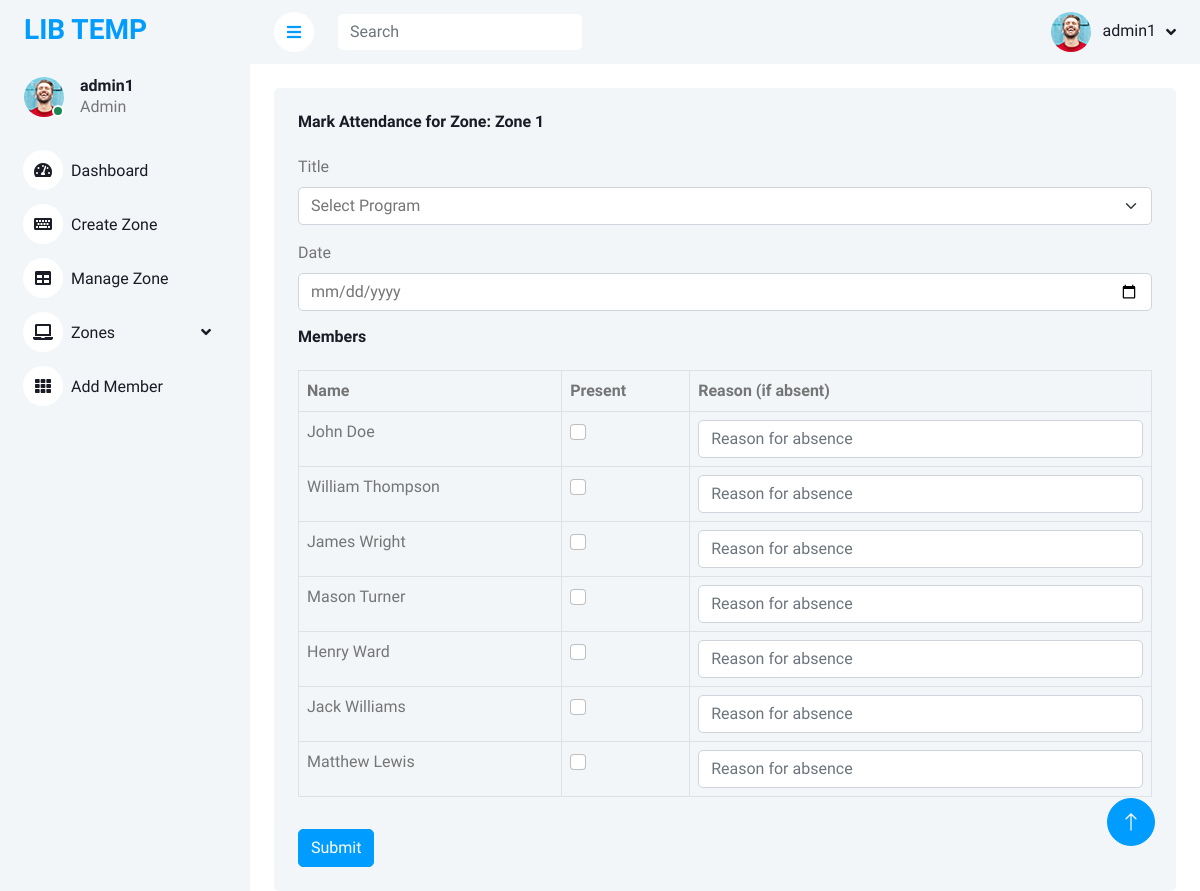
The page /mark_attendance.php?zone_id=5 (signed in) on the database its author committed.
### tables this page shows
CREATE TABLE `zone` (
  `id` int(11) NOT NULL,
  `name` varchar(255) NOT NULL,
  `location` varchar(255) NOT NULL,
  `admi_id` int(11) NOT NULL
);

CREATE TABLE `members` (
  `id` int(11) NOT NULL,
  `name` varchar(255) NOT NULL,
  `gender` varchar(255) NOT NULL,
  `zone_id` int(11) NOT NULL,
  `residence` varchar(255) NOT NULL,
  `DoB` date NOT NULL,
  `marital_status` varchar(255) NOT NULL,
  `ocupation` varchar(255) NOT NULL,
  `telephone` varchar(255) NOT NULL
);

### mark_attendance.php (the view, shortened to what this page needs)
<?php
require_once "./database/db_connection.php";
$zone_id = isset($_GET['zone_id']) ? intval($_GET['zone_id']) : 0;
$zone_query = "SELECT name FROM zone WHERE id = ?";
$zone_stmt = $conn->prepare($zone_query);
$zone_stmt->bind_param("i", $zone_id);
$zone_stmt->execute();
$zone_result = $zone_stmt->get_result();
$zone_name = $zone_result->num_rows > 0 ? $zone_result->fetch_assoc()['name'] : '';
$members = [];
if ($zone_id > 0) {
    $query = "SELECT * FROM members WHERE zone_id = ?";
    $stmt = $conn->prepare($query);
    $stmt->bind_param("i", $zone_id);
    $stmt->execute();
    $result = $stmt->get_result();
    while ($row = $result->fetch_assoc()) {
        $members[] = $row;
    }
}
?>
<?php require_once "component/header.php"; ?>
<body>
    <div class="container-xxl position-relative bg-white d-flex p-0">
        <?php require_once "component/sidebar.php"; ?>
        <div class="content">
            <?php require_once "component/navbar.php"; ?>
            <div class="container-fluid pt-4 px-4">
                <div class="row g-4">
                    <div class="col">
                        <div class="bg-light rounded h-100 p-4">
                            <h6 class="mb-4">Mark Attendance for Zone: <?php echo htmlspecialchars($zone_name); ?></h6>
                            <form method="post" action="">
                                <div class="mb-3">
                                    <label for="title" class="form-label">Title</label>
                                    <select class="form-select" id="title" name="title" required>
                                        <option value="" selected disabled>Select Program</option>
                                    </select>
                                </div>
                                <div class="mb-3">
                                    <label for="date" class="form-label">Date</label>
                                    <input type="date" class="form-control" id="date" name="date" required>
                                </div>
                                <?php if (count($members) > 0) : ?>
                                    <h6 class="mb-4">Members</h6>
                                    <table class="table table-bordered">
                                        <thead>
                                            <tr>
                                                <th>Name</th>
                                                <th>Present</th>
                                                <th>Reason (if absent)</th>
                                            </tr>
                                        </thead>
                                        <tbody>
                                            <?php foreach ($members as $member) : ?>
                                                <tr>
                                                    <td><?php echo htmlspecialchars($member['name']); ?></td>
                                                    <td>
                                                        <input class="form-check-input" type="checkbox" name="attendance[<?php echo $member['id']; ?>]" id="member<?php echo $member['id']; ?>" value="1">
                                                    </td>
                                                    <td>
                                                        <input class="form-control" type="text" name="reason[<?php echo $member['id']; ?>]" id="reason<?php echo $member['id']; ?>" placeholder="Reason for absence">
                                                    </td>
                                                </tr>
                                            <?php endforeach; ?>
                                        </tbody>
                                    </table>
                                <?php else : ?>
                                    <p>No members found for this zone.</p>
                                <?php endif; ?>
                                <button type="submit" class="btn btn-primary mt-3">Submit</button>
                            </form>
                        </div>
                    </div>
                </div>
            </div>
        </div>
        <a href="#" class="btn btn-lg btn-primary btn-lg-square back-to-top"><i class="bi bi-arrow-up"></i></a>
</body>
</html>

### css/style.css (style rules this page uses)
:root { --primary: #009CFF; --light: #F3F6F9; --dark: #191C24; }
.back-to-top { position: fixed; display: none; right: 45px; bottom: 45px; z-index: 99; }
.btn { transition: .5s; }
.btn.btn-primary { color: #FFFFFF; }
.btn-lg-square { width: 48px; height: 48px; }
.btn-square, .btn-sm-square, .btn-lg-square { padding: 0; display: inline-flex; align-items: center; justify-content: center; font-weight: normal; border-radius: 50px; }
.content { margin-left: 250px; min-height: 100vh; background: #FFFFFF; transition: 0.5s; }
@media (min-width: 992px) { .content { width: calc(100% - 250px); } }

### rows shown on the page
zone: name "Zone 1"
members: name "John Doe"
members: name "William Thompson"
members: name "James Wright"
members: name "Mason Turner"
members: name "Henry Ward"
members: name "Jack Williams"
members: name "Matthew Lewis"

### other values the page prints
$_SESSION['admin_name'] "admin1"
